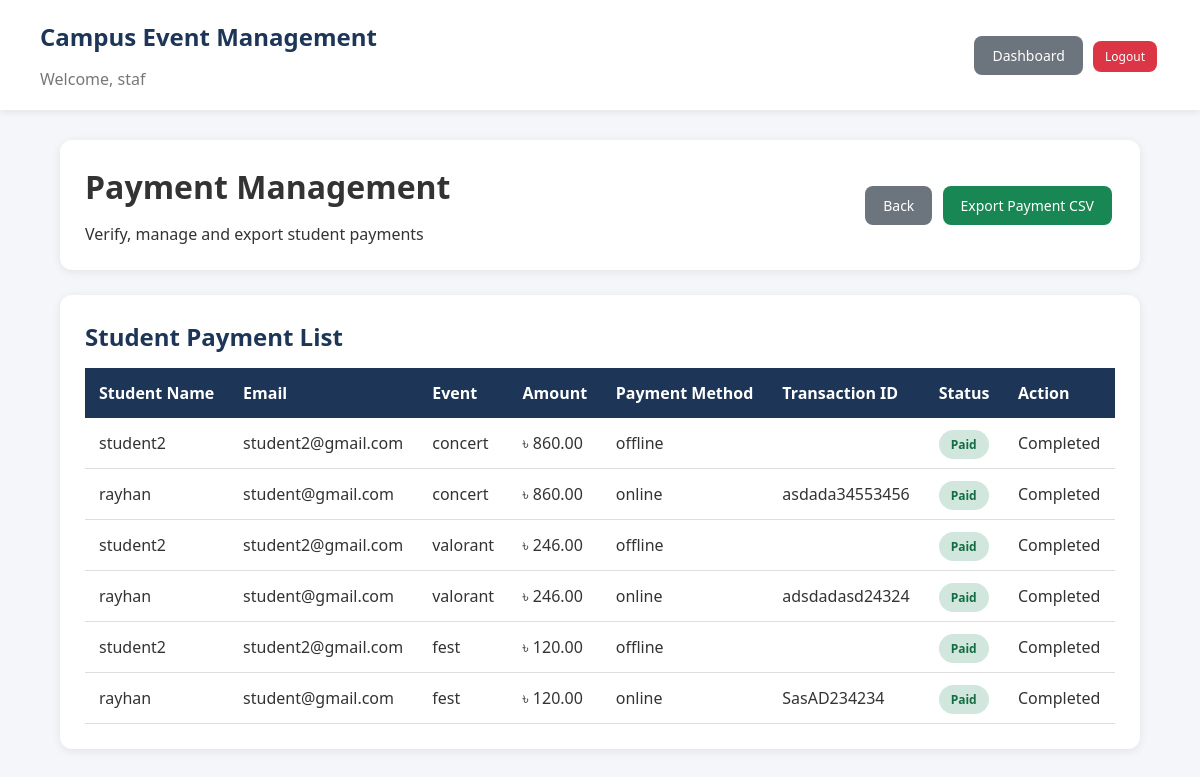
Screenshot of /index.php?page=staff&action=payments (signed in) with the database file from the repository.
### tables this page shows
CREATE TABLE `payments` (
  `id` int(11) NOT NULL,
  `registration_id` int(11) DEFAULT NULL,
  `student_id` int(11) NOT NULL,
  `event_id` int(11) NOT NULL,
  `amount` decimal(10,2) NOT NULL,
  `payment_method` varchar(50) DEFAULT NULL,
  `transaction_id` varchar(100) DEFAULT NULL,
  `payment_status` enum('pending','paid','rejected') DEFAULT 'pending',
  `payment_date` datetime DEFAULT NULL,
  `created_at` timestamp NOT NULL DEFAULT current_timestamp()
);

CREATE TABLE `users` (
  `id` int(11) NOT NULL,
  `full_name` varchar(100) NOT NULL,
  `email` varchar(100) NOT NULL,
  `phone` varchar(30) DEFAULT NULL,
  `password_hash` varchar(255) NOT NULL,
  `role` enum('student','organizer','staff','admin') NOT NULL,
  `status` enum('active','inactive') DEFAULT 'active',
  `profile_image` varchar(255) DEFAULT NULL,
  `created_at` timestamp NOT NULL DEFAULT current_timestamp()
);

CREATE TABLE `events` (
  `id` int(11) NOT NULL,
  `organizer_id` int(11) NOT NULL,
  `event_name` varchar(150) NOT NULL,
  `event_category` varchar(100) DEFAULT NULL,
  `description` text DEFAULT NULL,
  `event_date` date DEFAULT NULL,
  `venue` varchar(150) DEFAULT NULL,
  `capacity` int(11) DEFAULT NULL,
  `registration_fee` decimal(10,2) DEFAULT 0.00,
  `status` enum('pending','approved','rejected') DEFAULT 'pending',
  `created_at` timestamp NOT NULL DEFAULT current_timestamp()
);

### config/functions.php (called while the page is built, shortened)
<?php
function e($data)
{
    return htmlspecialchars(
        $data ?? '',
        ENT_QUOTES,
        'UTF-8'
    );
}
?>

### models/payment_model.php (called while the page is built, shortened)
<?php
function get_all_payments(
    $conn
)
{
    $sql = "
    SELECT
    payments.*,
    users.full_name,
    users.email,
    events.event_name
    FROM payments
    JOIN users
    ON payments.student_id = users.id
    JOIN events
    ON payments.event_id = events.id
    ORDER BY payments.id DESC
    ";
    return mysqli_query(
        $conn,
        $sql
    );
}
?>

### views/staff/payments.php (the view, shortened to what this page needs)
<?php
require_once "views/partials/header.php";
?>
<div class="dashboard">
<div class="topbar">
<div>
<h1>
Payment Management
</h1>
<p>
Verify, manage and export student payments
</p>
</div>
<div>
<a
href="index.php?page=staff&action=dashboard"
class="btn-secondary">
Back
</a>
<a
href="index.php?page=staff&action=export_payment_csv"
class="btn-success">
Export Payment CSV
</a>
</div>
</div>
<div class="box">
<h2>
Student Payment List
</h2>
<div class="table-container">
<table>
<thead>
<tr>
<th>
Student Name
</th>
<th>
Email
</th>
<th>
Event
</th>
<th>
Amount
</th>
<th>
Payment Method
</th>
<th>
Transaction ID
</th>
<th>
Status
</th>
<th>
Action
</th>
</tr>
</thead>
<tbody>
<?php if(mysqli_num_rows($payments)>0): ?>
<?php while($payment=mysqli_fetch_assoc($payments)): ?>
<tr>
<td>
<?= e($payment['full_name']); ?>
</td>
<td>
<?= e($payment['email']); ?>
</td>
<td>
<?= e($payment['event_name']); ?>
</td>
<td>
৳ <?= e($payment['amount']); ?>
</td>
<td>
<?= e($payment['payment_method']); ?>
</td>
<td>
<?= e($payment['transaction_id']); ?>
</td>
<td>
<?php if($payment['payment_status']=="paid"): ?>
<span class="status approved">
Paid
</span>
<?php elseif($payment['payment_status']=="rejected"): ?>
<span class="status rejected">
Rejected
</span>
<?php else: ?>
<span class="status">
Pending
</span>
<?php endif; ?>
</td>
<td>
<?php if($payment['payment_status']=="pending"): ?>
<a
class="small-btn btn-success"
href="index.php?page=staff&action=payment_status&id=<?= $payment['id']; ?>&status=paid">
Approve
</a>
<a
class="small-btn btn-danger"
href="index.php?page=staff&action=payment_status&id=<?= $payment['id']; ?>&status=rejected">
Reject
</a>
<?php else: ?>
<span>
Completed
</span>
<?php endif; ?>
</td>
</tr>
<?php endwhile; ?>
<?php endif; ?>
</tbody>
</table>
</div>
</div>
</div>
<?php
require_once "views/partials/footer.php";
?>

### index.php (shortened to what this page needs)
<?php
require_once "config/database.php";
require_once "config/functions.php";
$page = $_GET['page'] ?? "auth";
$action = $_GET['action'] ?? "login";
switch($page)
{
    case "staff":
        require_once "controllers/staff_controller.php";
        staff_controller($action);
        break;
}
?>

### controllers/staff_controller.php (shortened to what this page needs)
<?php
require_once "models/payment_model.php";
function staff_controller($action)
{
    global $conn;
if($action=="dashboard")
{
    $events=get_available_events($conn);
    require "views/staff/dashboard.php";
}
elseif($action=="events")
{
    $events=get_available_events($conn);
    require "views/staff/events.php";
}
elseif($action=="payments")
{
    $payments=get_all_payments($conn);
    require "views/staff/payments.php";
}
}
?>

### views/partials/header.php (shortened to what this page needs)
<!DOCTYPE html>
<html lang="en">
<head>
<link rel="stylesheet" href="assets/css/style.css">
</head>
<body>
<?php
if(isset($_SESSION['user'])):
?>
<div class="top-navigation">
<div>
<h2>
Campus Event Management
</h2>
<p>
Welcome,
<?= e($_SESSION['user']['name']); ?>
</p>
</div>
<div>
<a class="btn-secondary"
href="index.php?page=<?= $_SESSION['user']['role']; ?>&action=dashboard">
Dashboard
</a>
<a class="btn-danger small-btn"
href="index.php?page=auth&action=logout">
Logout
</a>
</div>
</div>
<?php endif; ?>

### views/partials/footer.php
</body>
</html>

### assets/css/style.css (style rules this page uses)
* { margin:0; padding:0; box-sizing:border-box; font-family: "Segoe UI", Arial, sans-serif; }
body { background:#f4f6f9; color:#333; }
a { text-decoration:none; color:inherit; }
h1,h2,h3 { margin-bottom:15px; }
.top-navigation { background:#ffffff; padding:20px 40px; display:flex; justify-content:space-between; align-items:center; box-shadow:0 2px 8px rgba(0,0,0,0.08); }
.top-navigation h2 { color:#1d3557; }
.top-navigation p { color:#777; }
.dashboard { width:90%; margin:30px auto; }
.topbar { background:white; padding:25px; border-radius:12px; display:flex; justify-content:space-between; align-items:center; margin-bottom:25px; box-shadow:0 2px 10px rgba(0,0,0,.08); }
.box { background:white; padding:25px; border-radius:12px; margin-bottom:25px; box-shadow:0 2px 10px rgba(0,0,0,.08); }
.table-container { overflow-x:auto; }
table { width:100%; border-collapse:collapse; }
table th { background:#1d3557; color:white; padding:14px; text-align:left; }
table td { padding:14px; border-bottom:1px solid #ddd; }
.btn-primary, .btn-secondary, .btn-danger, .btn-success, .btn-warning { display:inline-block; padding:10px 18px; border-radius:8px; border:none; cursor:pointer; margin:3px; color:white; font-size:14px; }
.btn-secondary { background:#6c757d; }
.btn-danger { background:#dc3545; }
.btn-success { background:#198754; }
.small-btn { padding:7px 12px; font-size:12px; }
.status { padding:6px 12px; border-radius:20px; font-size:12px; font-weight:bold; }
.approved, .paid, .attended, .confirmed { background:#d1e7dd; color:#146c43; }
.dashboard .box h2 { color:#1d3557; }

### rows the page displays
payments: student.full_name "student2", student.email "student2@gmail.com", event.event_name "concert", amount "860.00", payment_method "offline", payment_status "Paid"
payments: student.full_name "rayhan", student.email "student@gmail.com", event.event_name "concert", amount "860.00", payment_method "online", transaction "asdada34553456", payment_status "Paid"
payments: student.full_name "student2", student.email "student2@gmail.com", event.event_name "valorant", amount "246.00", payment_method "offline", payment_status "Paid"
payments: student.full_name "rayhan", student.email "student@gmail.com", event.event_name "valorant", amount "246.00", payment_method "online", transaction "adsdadasd24324", payment_status "Paid"
payments: student.full_name "student2", student.email "student2@gmail.com", event.event_name "fest", amount "120.00", payment_method "offline", payment_status "Paid"
payments: student.full_name "rayhan", student.email "student@gmail.com", event.event_name "fest", amount "120.00", payment_method "online", transaction "SasAD234234", payment_status "Paid"

### other values shown
$_SESSION['user']['name'] "staf"
